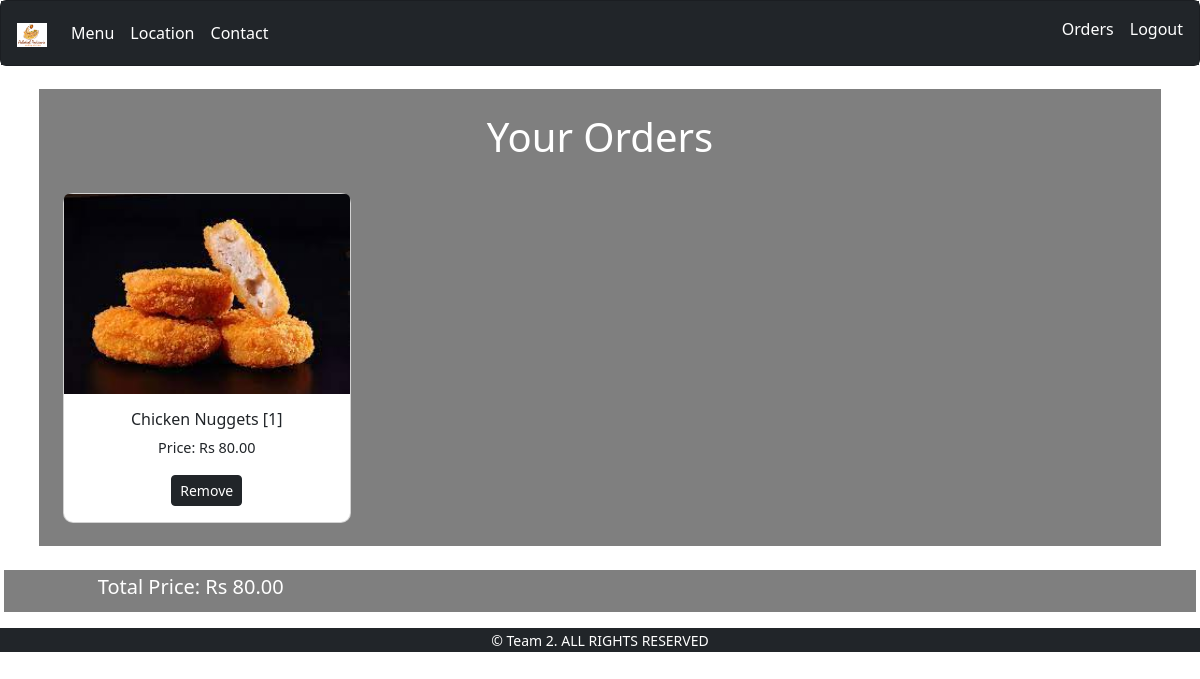
The page /orders/ (signed in) on the database as committed earlier.
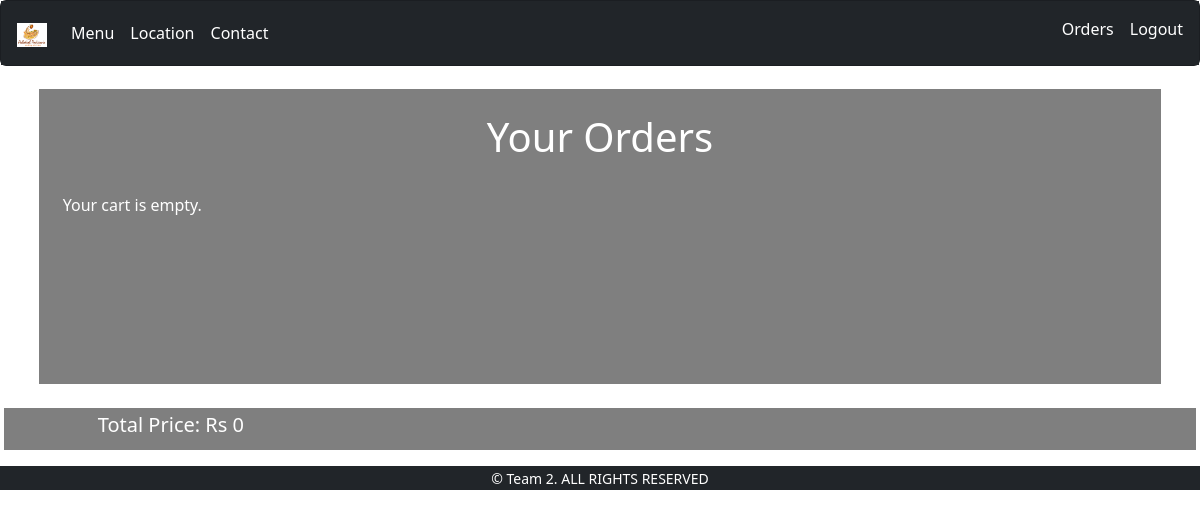
The same page on the database as committed later.
### restaurants/models.py (models this page shows, shortened)
class CartItem(models.Model):
    Dish = models.ForeignKey(Dish, on_delete=models.CASCADE)
    quantity = models.PositiveIntegerField(default=0)
    user = models.ForeignKey(User, on_delete=models.CASCADE)
    date_added = models.DateTimeField(auto_now_add=True)

class Dish(models.Model):
    name = models.CharField(max_length=200)
    price = models.DecimalField(max_digits=10, decimal_places=2)
    product_image= models.ImageField(upload_to='media/product_image/',null=True,blank=True)
    description=models.CharField(max_length=40,default='plz,enter')

### restaurants/views.py (the view)
# urls.py: path('orders/', views.view_cart, name='orders'),
def view_cart(request):
    cart_items = CartItem.objects.filter(user=request.user)
    total_price = sum(item.Dish.price * item.quantity for item in cart_items)
    return render(request, 'cart.html', {'cart_items': cart_items, 'total_price': total_price})

### restaurants/templates/cart.html (shortened to what this page needs)
{% extends 'base.html' %}
{% block content %}
    <div style="background-color: rgba(0, 0, 0, 0.5); margin :2%; padding :2%">
        <center><h1 style="color:white">Your Orders</h1></center>
        <br>
    <div class="row row-cols-1 row-cols-md-2 row-cols-lg-3 g-4" >
        {% for item in cart_items %}
        <div class="col">
            <div class="card" style="width: 18rem; border-radius: 10px;">
                <img src="{{ item.Dish.product_image.url }}" class="card-img-top" alt="{{ dish.name }}" style="height: 200px; object-fit: cover;">
                <div class="card-body">
                    <center>
                    <h5 class="card-title" style="font-size: 1rem;">{{ item.Dish.name }} [{{ item.quantity }}]</h5>
                    <p class="card-text" style="font-size: 0.9rem;">Price: Rs {{ item.Dish.price }}</p>
                    <button type="button" class="btn btn-dark btn-sm"><a style="text-decoration: none;color:white;" href="{% url 'remove_from_cart' item.id %}">Remove</a></button>
                </center>
                </div>
            </div>
        </div>
        {% empty %}
        <div class="col">
            <div class=background-color: rgba(0, 0, 0, 0.5)>
                <div class="card-body">
                    <p class="card-text text-white">Your cart is empty.</p>
                </div>
            </div>
        </div>
            <br><br><br><br><br><br><br><br>
        {% endfor %}
    </div>
</div>
<div class="row mt-4" style="background-color: rgba(0, 0, 0, 0.5); padding: 5px; padding-left: 7%;">
    <div class="col" >
        <h5 class="text-white">Total Price: Rs {{ total_price }}</h5>
    </div>
</div>
{% endblock %}

Rows that differ between the two databases and show on the page:
removed CartItem: Dish.product_image (picture), Dish.name "Chicken Nuggets", quantity "1", Dish.price "80.00"
Other text that changed with them:
{{ total_price }}: "80.00" → "0"
text now shown: "Your cart is empty."
